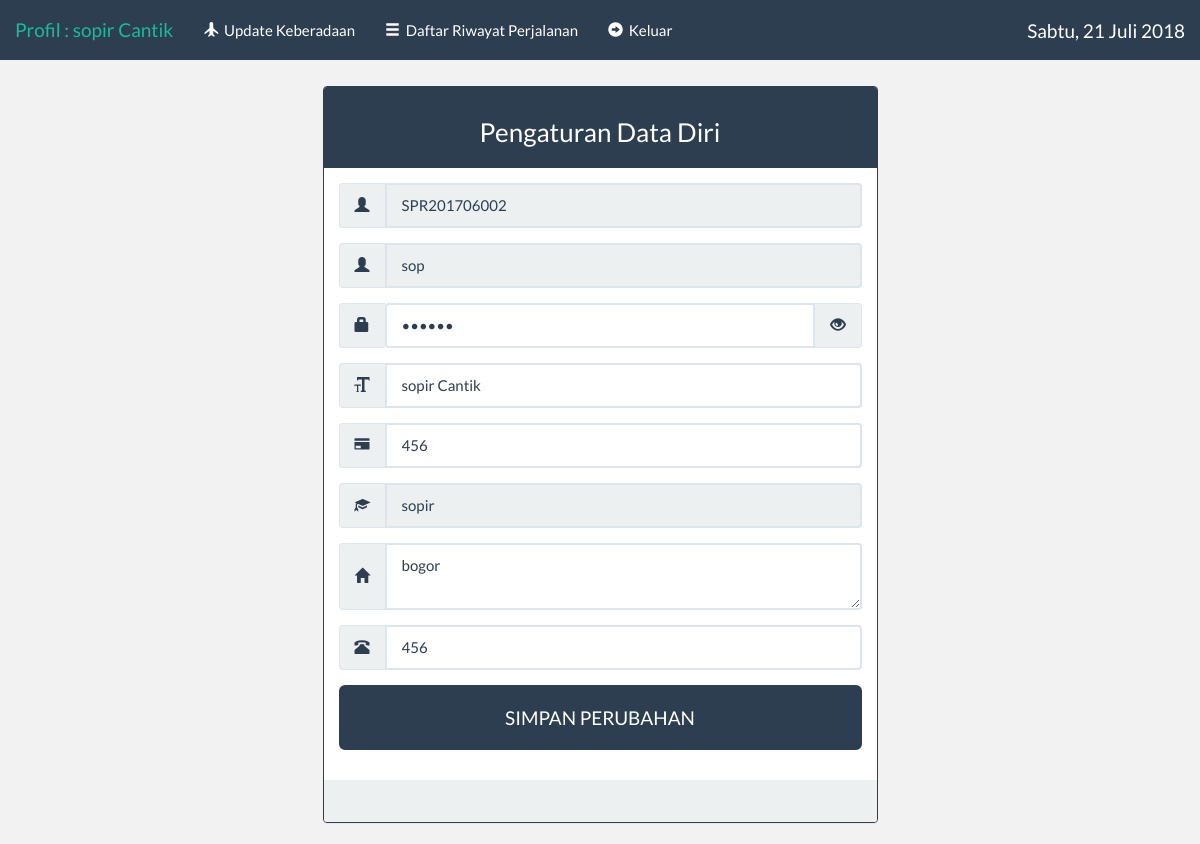
The app's page /sopir/index.php?menu=profil (signed in) with its own data.
### tables this page shows
CREATE TABLE IF NOT EXISTS `tbl_sopir` (
  `kd_sopir` varchar(12) NOT NULL,
  `nama` varchar(100) NOT NULL,
  `alamat` text NOT NULL,
  `no_hp` varchar(13) NOT NULL,
  `no_sim` varchar(50) NOT NULL,
  `username` varchar(50) NOT NULL,
  `password` varchar(100) NOT NULL,
  `jabatan` varchar(5) NOT NULL,
  `status_sopir` varchar(20) NOT NULL,
  PRIMARY KEY (`kd_sopir`),
  UNIQUE KEY `username` (`username`)
);

### sopir/profil.php (the view, shortened to what this page needs)
<?php
	@$username = $_SESSION['user'];
	@$where = "username = '$username'";
	@$sql = mysql_query("SELECT * FROM tbl_sopir  WHERE $where");
	@$data = mysql_fetch_array($sql);
?>
<!DOCTYPE html>
<html>
<head>
</head>
<body>
<br><br><br><br>
<div class="container">
	<div class="row">
		<div class="col-md-3"></div>
		<div class="col-md-6">
			<div class="panel panel-primary">
				<div class="panel-heading" align="center">
					<h3>Pengaturan Data Diri</h3>
				</div>
				<div class="panel-body">
				<form method="post">
					<div class="form-group">
						<div class="input-group">
							<span class="input-group-addon"><div class="glyphicon glyphicon-user"></div></span>
							<input type="text" name="tkode" value="<?php echo $data['kd_sopir']; ?>" class="form-control" placeholder="Kode Sopir" readonly required tabindex="1" maxlength="12">
						</div>
					</div>
					<div class="form-group">
						<div class="input-group">
							<span class="input-group-addon"><div class="glyphicon glyphicon-user"></div></span>
							<input type="text" name="tuser" value="<?php echo $data['username']; ?>" class="form-control" placeholder="Us" readonly required tabindex="1" maxlength="20">
						</div>
					</div>
					<div class="form-group">
						<div class="input-group col-md-12">
							<span class="input-group-addon"><div class="glyphicon glyphicon-lock"></div></span>
							<input type="password" name="tpass" id="password" value="<?php echo $data['password']; ?>" class="form-control" placeholder="Password Anda" required tabindex="0" autofocus maxlength="50">
						</div>
					</div>
					<div class="form-group">
						<div class="input-group">
							<span class="input-group-addon"><div class="glyphicon glyphicon-text-size"></div></span>
							<input type="text" name="tnama" value="<?php echo $data['nama']; ?>" class="form-control" placeholder="Nama Anda" required tabindex="0" maxlength="50">
						</div>
					</div>
					<div class="form-group">
						<div class="input-group">
							<span class="input-group-addon"><div class="glyphicon glyphicon-credit-card"></div></span>
							<input type="text" name="tsim" value="<?php echo $data['no_sim']; ?>" class="form-control" placeholder="No.SIM Anda" required tabindex="0" maxlength="50" onkeypress="return event.charCode >= 48 && event.charCode <= 57">
						</div>
					</div>
					<div class="form-group">
						<div class="input-group">
							<span class="input-group-addon"><div class="glyphicon glyphicon-education"></div></span>
							<input type="text" name="tjabatan" value="<?php echo $data['jabatan']; ?>" class="form-control" placeholder="Jabatan Anda" required tabindex="1" maxlength="13" readonly>
						</div>
					</div>
					<div class="form-group">
						<div class="input-group">
							<span class="input-group-addon"><div class="glyphicon glyphicon-home"></div></span>
							<textarea class="form-control" name="talamat" required tabindex="0"><?php echo $data['alamat']; ?></textarea>
						</div>
					</div>
					<div class="form-group">
						<div class="input-group">
							<span class="input-group-addon"><div class="glyphicon glyphicon-phone-alt"></div></span>
							<input type="text" name="thp" value="<?php echo $data['no_hp']; ?>" class="form-control" placeholder="No.Handphone Anda" required tabindex="0" maxlength="13" onkeypress="return event.charCode >= 48 && event.charCode <= 57">
						</div>
					</div>
					<div class="form-group">
						<div class="input-group col-md-12">
							<button type="submit" name="bsimpan" class="btn btn-primary btn-lg btn-block">SIMPAN PERUBAHAN</button>
						</div>
					</div>
					</form>
				</div>
				<div class="panel-footer">&nbsp;</div>
			</div>
		</div>
		<div class="col-md-3"></div>
	</div>
</div>
</body>
</html>

### sopir/index.php (style rules this page uses)
body { background-color: rgba(0, 0, 0, 0.05); }

### records on screen
tbl_sopir: tkode "SPR201706002", tuser "sop", tnama "sopir Cantik", tsim "456", tjabatan "sopir", talamat "bogor", thp "456"

### other values on screen
$_SESSION['nama'] "sopir Cantik"
